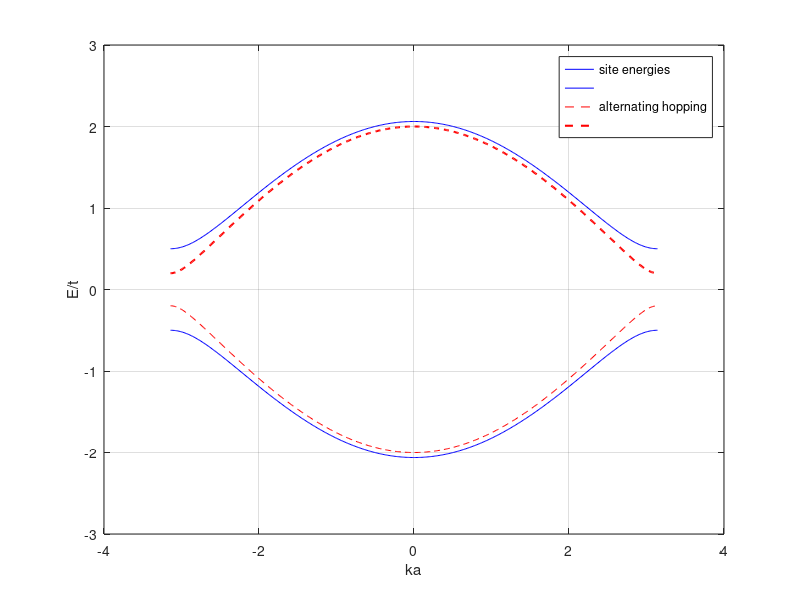

This chart was generated by the following MATLAB code:
% Week 12 - Two atoms per cell: band gap at the zone boundary
% Physical Chemistry 2, SKKU (Prof. S. Joon Kwon)
function wk12_diatomic_band()
    eA = 0.5; eB = -0.5; t = 1; k = linspace(-pi, pi, 400);
    eb = (eA + eB)/2; D = (eA - eB)/2; r = sqrt(D^2 + 4*t^2*cos(k/2).^2);
    fprintf('(a) gap %.4f (|eA - eB| = %.4f)\n', 2*sqrt(D^2 + 4*t^2*cos(pi/2)^2), abs(eA - eB));
    t1 = 1.1; t2 = 0.9; rb = abs(t1 + t2*exp(-1i*k));
    fprintf('(b) gap %.4f (2|t1 - t2| = %.4f)\n', 2*abs(t1 + t2*exp(-1i*pi)), 2*abs(t1 - t2));
    figure; plot(k, eb - r, 'b', k, eb + r, 'b', k, -rb, 'r--', k, rb, 'r--', 'LineWidth', 1.5);
    xlabel('ka'); ylabel('E/t'); legend('site energies', '', 'alternating hopping', ''); grid on;
end
